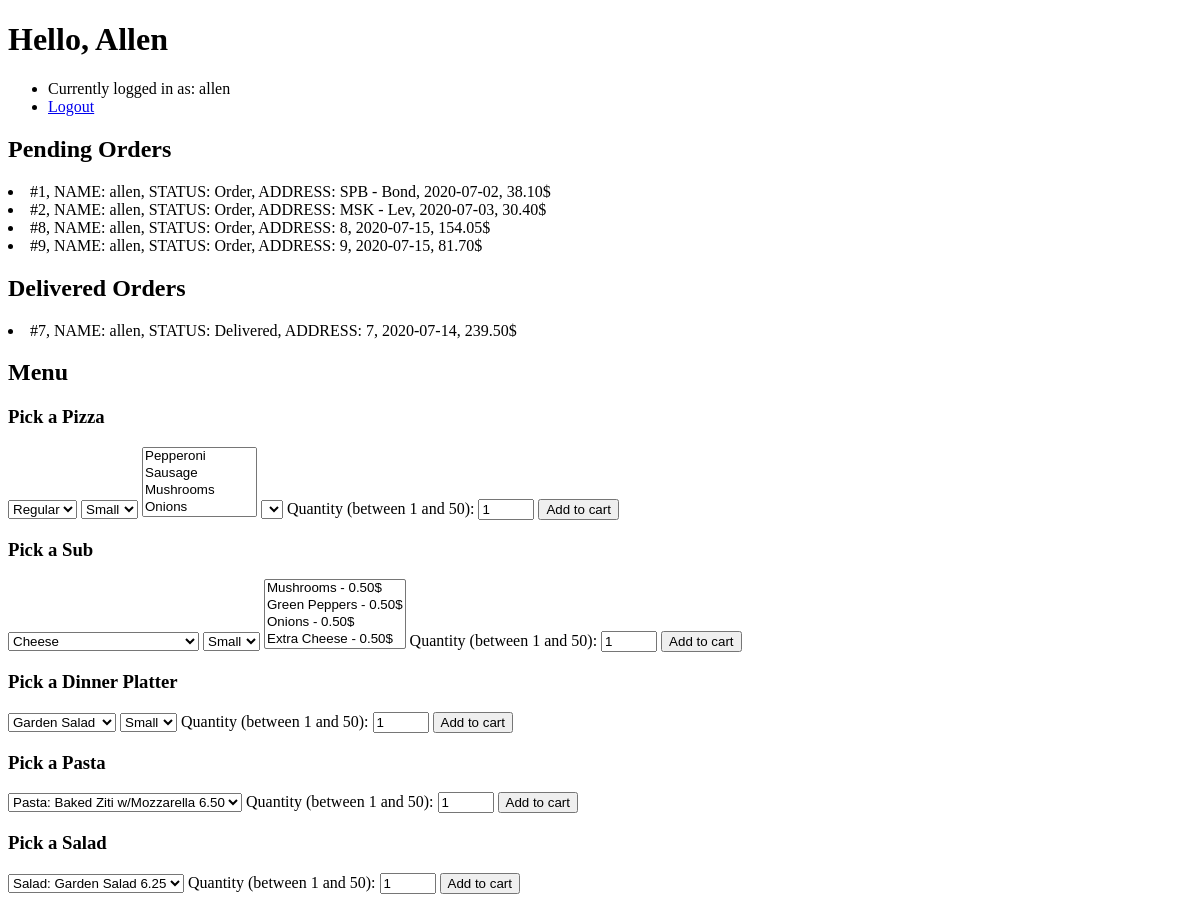
Before: / (signed in) with the older database file.
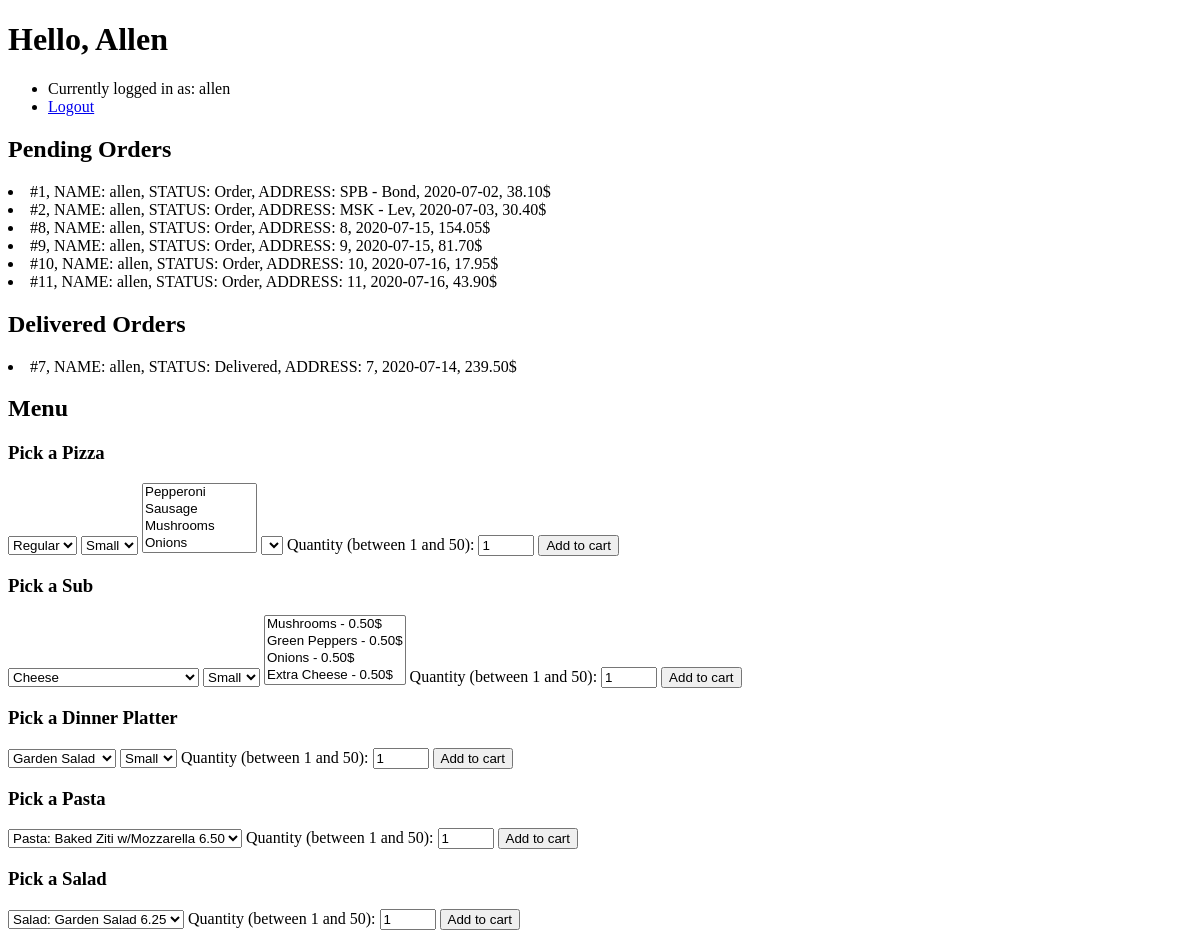
After: the same page with the newer database file.
### orders/models.py (models this page shows)
class Order(models.Model):
    user = models.ForeignKey(
        settings.AUTH_USER_MODEL,
        on_delete=models.CASCADE,
        blank=True
        )
    status = models.ForeignKey(OrderStatus, on_delete=models.CASCADE, blank=True)
    address = models.CharField(max_length=64, blank=True)
    date = models.DateField(auto_now=True)
    price = models.DecimalField(max_digits=7,decimal_places=2, blank=True, null=True)
    def __str__(self):
        return f"#{self.id}, NAME: {self.user}, STATUS: {self.status}, ADDRESS: {self.address}, {self.date}, {self.price}$"

class OrderStatus(models.Model):
    name = models.CharField(max_length=64, blank=True)
    def __str__(self):
        return f"{self.name}"

### orders/views.py (the view)
# urls.py: path("", views.index, name="index"), # Links to Login page and Register page, if signed in - redirect to user page
def index(request):
    if not request.user.is_authenticated:
        return render(request, "orders/index.html", {"message": None})
    if Order.objects.filter(user=request.user, status=1).exists():
        cart = Order.objects.get(user=request.user, status=1)
        total_price = 0
        if cart.pizzas.exists():
            cart_pizzas = cart.pizzas.all()
            print ("Pizzas")
            for item in cart_pizzas:
                order_item_price = item.pizza.price * item.count
                print (order_item_price)
                total_price += order_item_price
        if cart.subs.exists():
            cart_subs = cart.subs.all()
            print ("Subs")
            for item in cart_subs:
                add_ons = item.add_ons.all()
                add_ons_total_price = 0
                for add_on in add_ons:
                    add_ons_total_price +=add_on.price
                order_item_price = (item.sub.price+add_ons_total_price) * item.count
                print (order_item_price)
                total_price += order_item_price
        if cart.dinner_platters.exists():
            cart_dinner_platters = cart.dinner_platters.all()
            print ("DinnerPlatters")
            for item in cart_dinner_platters:
                order_item_price = item.dinner_platter.price * item.count
                print (order_item_price)
                total_price += order_item_price
        if cart.pastas.exists():
            cart_pastas = cart.pastas.all()
            print ("Pastas")
            for item in cart_pastas:
                order_item_price = item.pasta.price * item.count
                print (order_item_price)
                total_price += order_item_price
        if cart.salads.exists():
            cart_salads = cart.salads.all()
            print ("Salads")
            for item in cart_salads:
                order_item_price = item.salad.price * item.count
                print (order_item_price)
                total_price += order_item_price
        cart.price = total_price
        cart.save()
        print ("\n","CART: ", cart, "\n")
    else:
        print ("\n","no cart", "\n")
    context = {
        "pizzas": Pizza.objects.all(),
        "pizza_names": PizzaName.objects.all(),
        "pizza_sizes": PizzaSize.objects.all(),
        "pizza_topping_combos": PizzaToppingCombo.objects.all(),
        "pizza_toppings": PizzaTopping.objects.all(),
        "cart": Order.objects.filter(user=request.user, status=1),
        "pending_orders": Order.objects.filter(user=request.user, status = 2),
        "delivered_orders": Order.objects.filter(user=request.user, status = 3),
        "user": request.user,
        "subs": Sub.objects.all(),
        "sub_names": SubName.objects.all(),
        "sub_sizes": SubSize.objects.all(),
        "sub_add_ons": SubAddOn.objects.all(),
        "pastas": Pasta.objects.all(),
        "salads": Salad.objects.all(),
        "dinner_platters": DinnerPlatter.objects.all(),
        "dinner_platter_names": DinnerPlatterName.objects.all(),
        "dinner_platter_sizes": DinnerPlatterSize.objects.all()
    }
    return render(request, "orders/user.html", context)

### orders/models.py (called while the page is built)
    def __str__(self):
        return f"{self.name}"

    def __str__(self):
        return f"{self.size}"

    def __str__(self):
        return f"{self.topping}"

    def __str__(self):
        return f"{self.name}"

    def __str__(self):
        return f"{self.size}"

    def __str__(self):
        return f"{self.add_on} - {self.price}$"

    def __str__(self):
        return f"{self.name}"

    def __str__(self):
        return f"{self.size}"

    def __str__(self):
        return f"Pasta: {self.name} {self.price}"

    def __str__(self):
        return f"Salad: {self.name} {self.price}"

### orders/templates/orders/user.html (shortened to what the changed rows need)
{% extends "orders/base.html" %}
{% block body %}
    <h1>Hello, {{ user.first_name }}</h1>
    <ul>
        <li>Currently logged in as: {{ user.username}}</li>
        <li><a href="{% url 'logout' %}">Logout</a></li>
    </ul>
    {% if pending_orders %}
        <h2>Pending Orders</h2>
        {% for order in pending_orders %}
        <li>
            {{ order }}
        </li>
        {% endfor %}
    {% endif %}
    {% if delivered_orders %}
        <h2>Delivered Orders</h2>
        {% for order in delivered_orders %}
        <li>
            {{ order }}
        </li>
        {% endfor %}
    {% endif %}
    <h2>Menu</h2>
    {% if pizzas %}
        <h3>Pick a Pizza</h3>
        <form id="pizza_form" action="{% url 'cart_pizza' %}" method="post">
            <select id="pizza_name" name="pizza_name">
            </select>
            <select id="pizza_size" name="pizza_size">
            </select>
            <select id="pizza_toppings" name="pizza_toppings" multiple>
            </select>
            <select name="pizza_topping_combo">
            </select>
            <label for="count">Quantity (between 1 and 50):</label>
            <input type="number" id="quantity" name="count" min="1" max="50" value="1">
            <input type="submit" value="Add to cart"/>
        </form>
    {% endif %}
    {% if subs %}
        <h3>Pick a Sub</h3>
        <form id="sub_form" action="{% url 'cart_sub' %}" method="POST">
            <select id="sub_name" name="sub_name">
            </select>
            <select id="sub_size" name="sub_size">
            </select>
            <select id="sub_add_ons" name="sub_add_ons" multiple>
            </select>
            <label for="count">Quantity (between 1 and 50):</label>
            <input type="number" id="quantity" name="count" min="1" max="50" value="1">
            <input type="submit" value="Add to cart"/>
        </form>
    {% endif %}
    {% if dinner_platters %}
        <h3>Pick a Dinner Platter</h3>
        <form id="dinner_platter_form" action="{% url 'cart_dinner_platter' %}" method="POST">
            <select id="dinner_platter_name" name="dinner_platter_name">
            </select>
            <select id="dinner_platter_size" name="dinner_platter_size">
            </select>
            <label for="count">Quantity (between 1 and 50):</label>
            <input type="number" id="quantity" name="count" min="1" max="50" value="1">
            <input type="submit" value="Add to cart">
        </form>
    {% endif %}
    {% if pastas %}
        <h3>Pick a Pasta</h3>
        <form id="pasta_form" action="{% url 'cart_pasta' %}" method="POST">
            <select name="pasta_name_price">
            </select>
            <label for="count">Quantity (between 1 and 50):</label>
            <input type="number" id="quantity" name="count" min="1" max="50" value="1">
            <input type="submit" value="Add to cart">
        </form>
    {% endif %}
    {% if salads %}
        <h3>Pick a Salad</h3>
        <form id="salad_form" action="{% url 'cart_salad' %}" method="POST">
            <select name="salad_name_price">
            </select>
            <label for="count">Quantity (between 1 and 50):</label>
            <input type="number" id="quantity" name="count" min="1" max="50" value="1">
            <input type="submit" value="Add to cart">
        </form>
    {% endif %}
{% endblock %}

Changed rows visible on the page:
added Order: id+user+status "#10, NAME: allen, STATUS: Order, ADDRESS: 10, 2020-07-16, 17.95$", shown under "Pending Orders"
added Order: id+user+status "#11, NAME: allen, STATUS: Order, ADDRESS: 11, 2020-07-16, 43.90$", shown under "Pending Orders"
